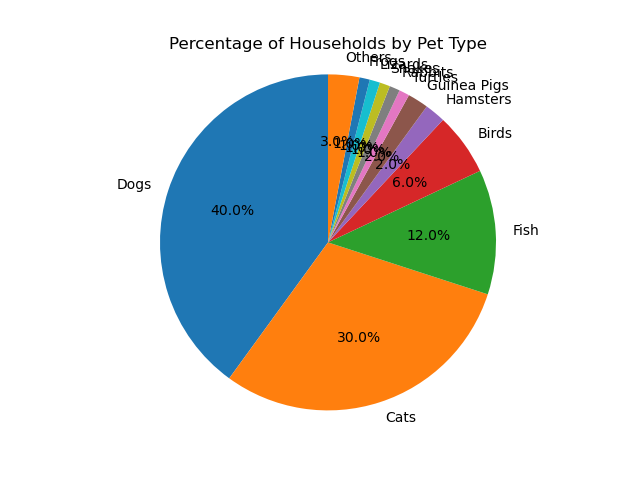

The Python source for this figure:

import matplotlib.pyplot as plt

# Data
data = [{'Pet Type': 'Dogs', 'Percentage of Households': 40},
        {'Pet Type': 'Cats', 'Percentage of Households': 30},
        {'Pet Type': 'Fish', 'Percentage of Households': 12},
        {'Pet Type': 'Birds', 'Percentage of Households': 6},
        {'Pet Type': 'Hamsters', 'Percentage of Households': 2},
        {'Pet Type': 'Guinea Pigs', 'Percentage of Households': 2},
        {'Pet Type': 'Turtles', 'Percentage of Households': 1},
        {'Pet Type': 'Rabbits', 'Percentage of Households': 1},
        {'Pet Type': 'Snakes', 'Percentage of Households': 1},
        {'Pet Type': 'Lizards', 'Percentage of Households': 1},
        {'Pet Type': 'Frogs', 'Percentage of Households': 1},
        {'Pet Type': 'Others', 'Percentage of Households': 3}]

# Extracting data
pet_types = [item['Pet Type'] for item in data]
percentages = [item['Percentage of Households'] for item in data]

# Creating pie chart
fig, ax = plt.subplots()
ax.pie(percentages, labels=pet_types, autopct='%1.1f%%', startangle=90)

# Equal aspect ratio ensures that pie is drawn as a circle
ax.axis('equal')  

# Title for the pie chart
plt.title('Percentage of Households by Pet Type')

# Display the pie chart
plt.show()
